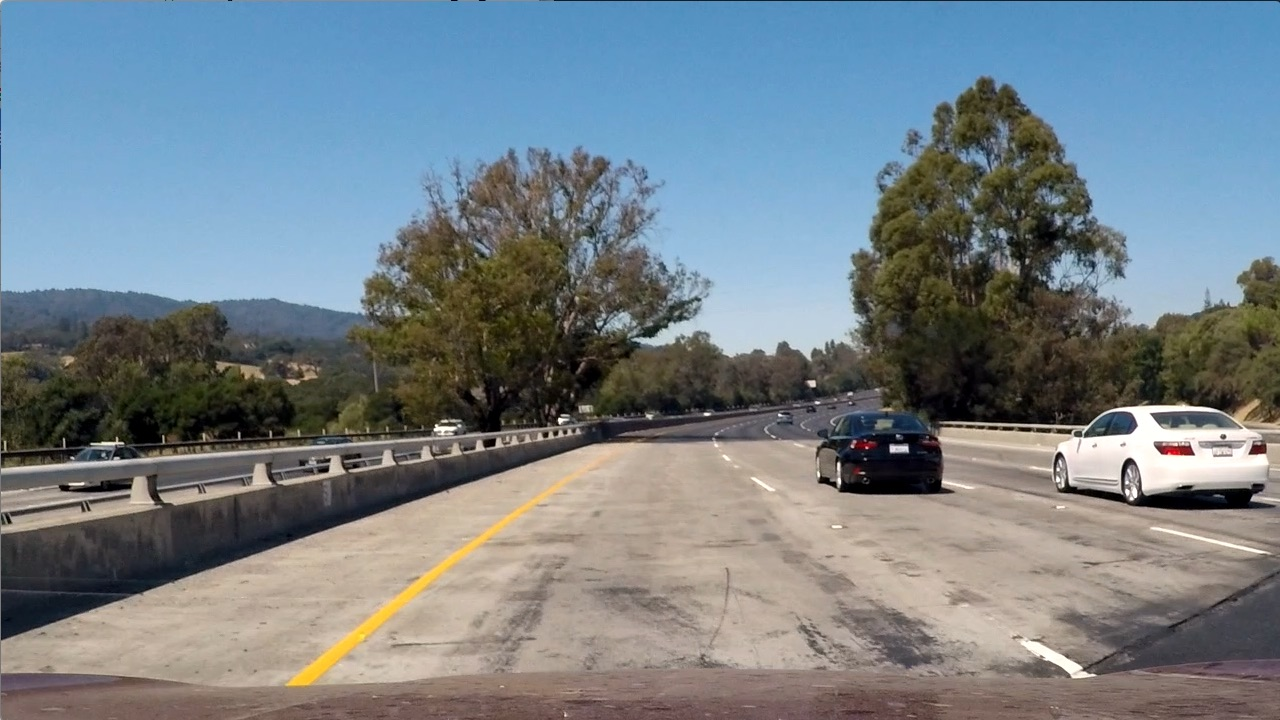
#> input picture test1.jpg, 1280 x 720 px
$ python -i AdvanceLanefinding_helperFunctions.py   (imports and definitions only)   (older library calls are emulated)
#> lines starting #> are read from the running program, lines starting #| are printed output that depends on the picture
'''Cell-3: Helper functions
1. abs_sobel_thresh
2. mag_thresh
3. dir_threshold
4. hls_select
5. rgb_select
6. get_binary_image
7. Line class
    - set_curvature
    - set_car_offset
    - sanity_check [later]
    - find_lane_pixels
    - update_lanes
    - display_lanes
'''
import numpy as np
import cv2
import matplotlib.pyplot as plt
import matplotlib.image as mpimg

# meters per pixel in X-direction
mpx_x = 3.8/780
# meters per pixel in Y-direction
mpx_y = 30/720

def abs_sobel_thresh(image, orient='x', sobel_kernel=3, thresh=(0, 255), nchannels = 1):
    # Convert to grayscale if the image is color
#> called with orient = 'x', sobel_kernel = 3, thresh = (0, 255), nchannels = 1
    if nchannels == 3:
        image   = cv2.cvtColor(image, cv2.COLOR_RGB2GRAY)

    if orient == 'x':
        sobel = cv2.Sobel(image, cv2.CV_64F, 1, 0, ksize = sobel_kernel)
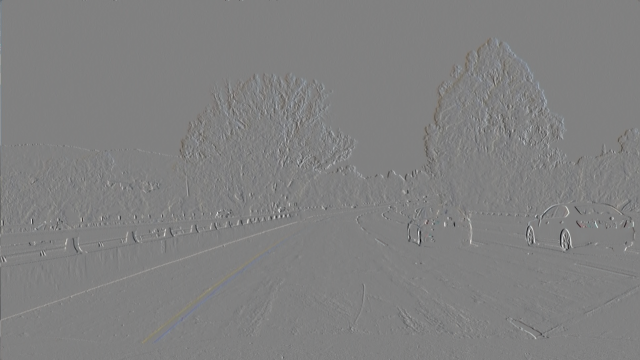
#> sobel: shape (720, 1280, 3) float64 (shown at 1/2 size); mean R, G, B 0, 0, 0; drawn with min black and max white
    else:
        sobel = cv2.Sobel(image, cv2.CV_64F, 0, 1, ksize = sobel_kernel)

    abs_sobel       = np.absolute(sobel)
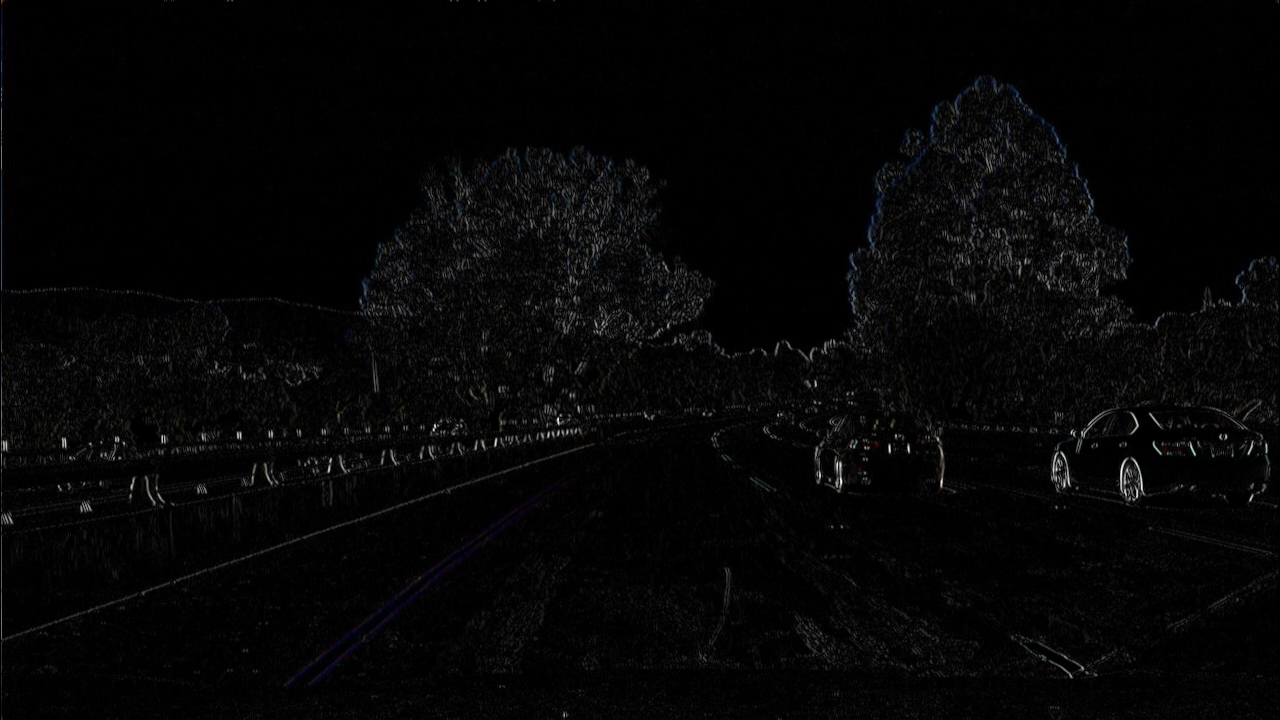
#> abs_sobel: shape (720, 1280, 3) float64; mean R, G, B 20.1, 19.9, 20.5; drawn with min black and max white
    scaled_sobel    = np.uint8(255*abs_sobel/np.max(abs_sobel))

    grad_binary     = np.zeros_like(scaled_sobel)
    grad_binary[(thresh[0] <= scaled_sobel) & (scaled_sobel <= thresh[1])] = 1
    return grad_binary

# [79 lines left out: functions mag_thresh, dir_threshold, hls_select, rgb_select, get_binary_image, not called in this run]

# Define a class to receive the characteristics of each line detection
from collections import deque
class Line():
    # [47 lines left out: functions __init__, update_curvature, set_detected, updateCounter, not called in this run]

    def reset_detected(self):
        # computes and updates the curvature for current fit
        self.detected = False

    def update_best_fit(self):
        self.best_fit = self.best_fit*0.7 + 0.3*self.current_fit

    def update_line_base_pos(self):
        # computes and updates the curvature for current fit
        self.line_base_pos = 0

    # [198 lines left out: functions update_lane_line, sanity_check, display_lanes, not called in this run]

>>> import cv2
>>> picture = cv2.cvtColor(cv2.imread('test1.jpg'), cv2.COLOR_BGR2RGB)
>>> result = abs_sobel_thresh(picture)
#> result: shape (720, 1280, 3); every value is 1

$ run again, on test4.jpg
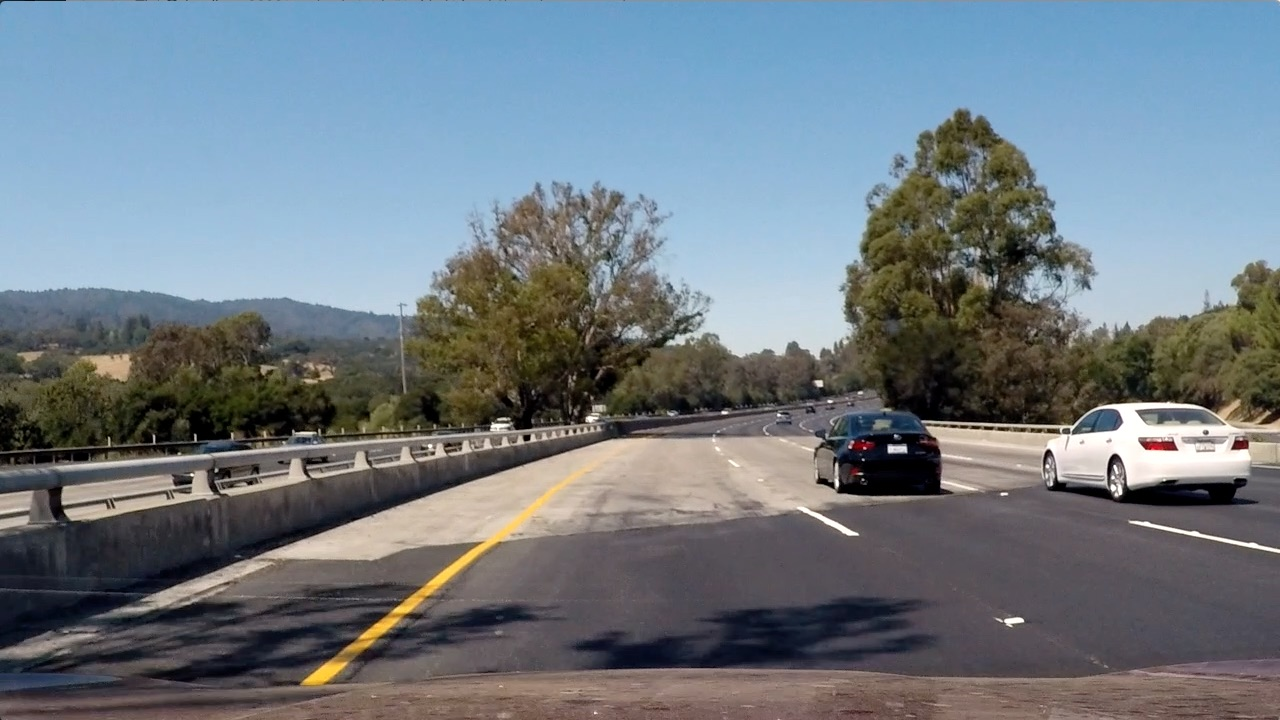
#> input picture test4.jpg, 1280 x 720 px
#> in abs_sobel_thresh, `sobel = cv2.Sobel(image, cv2.CV_64F, 1, 0, ksize = sobel_kernel)`:
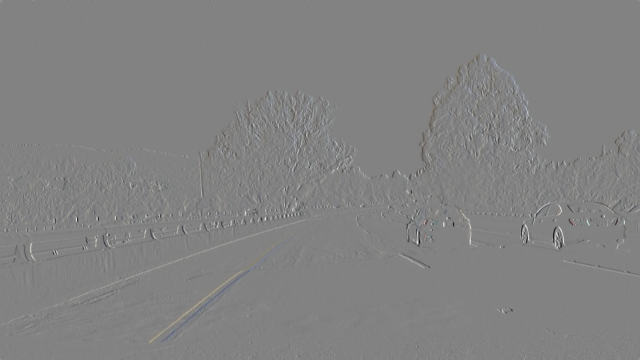
#> sobel: shape (720, 1280, 3) float64 (shown at 1/2 size); mean R, G, B 0.1, 0.1, 0; drawn with min black and max white
#> in abs_sobel_thresh, `abs_sobel       = np.absolute(sobel)`:
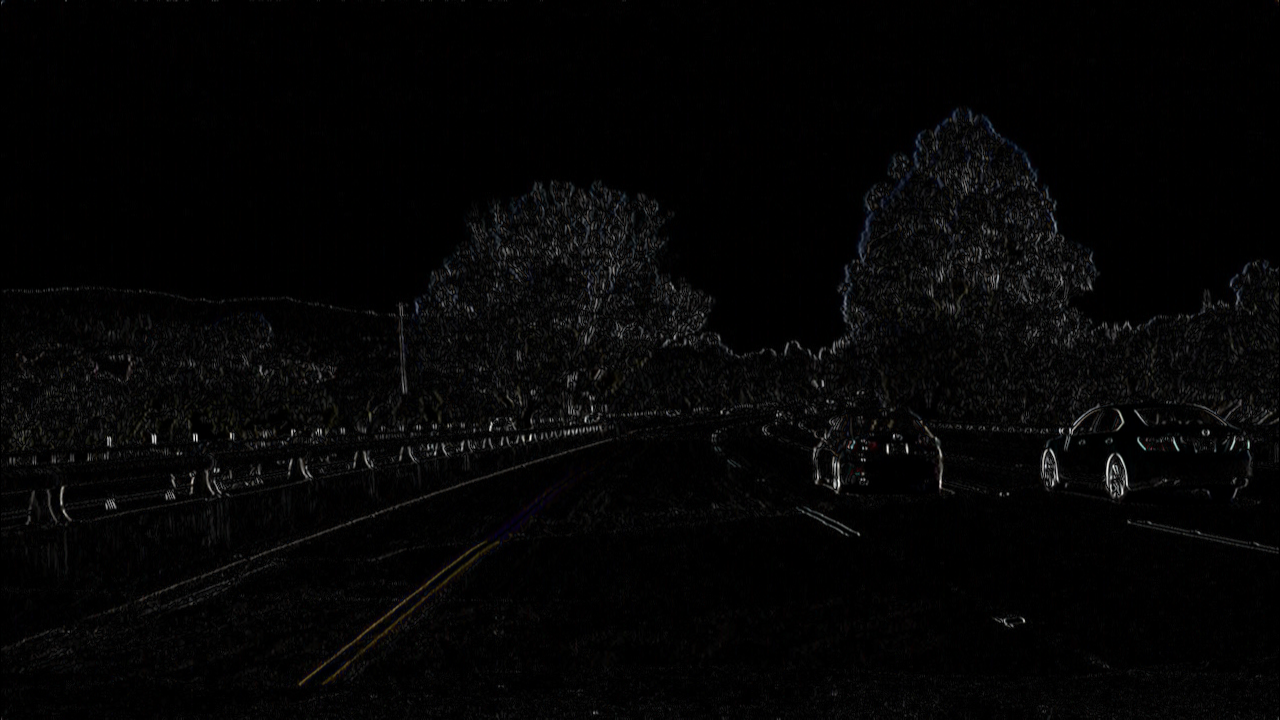
#> abs_sobel: shape (720, 1280, 3) float64; mean R, G, B 18.6, 18.3, 18.5; drawn with min black and max white
#> result: shape (720, 1280, 3); every value is 1

$ run again, on test6.jpg
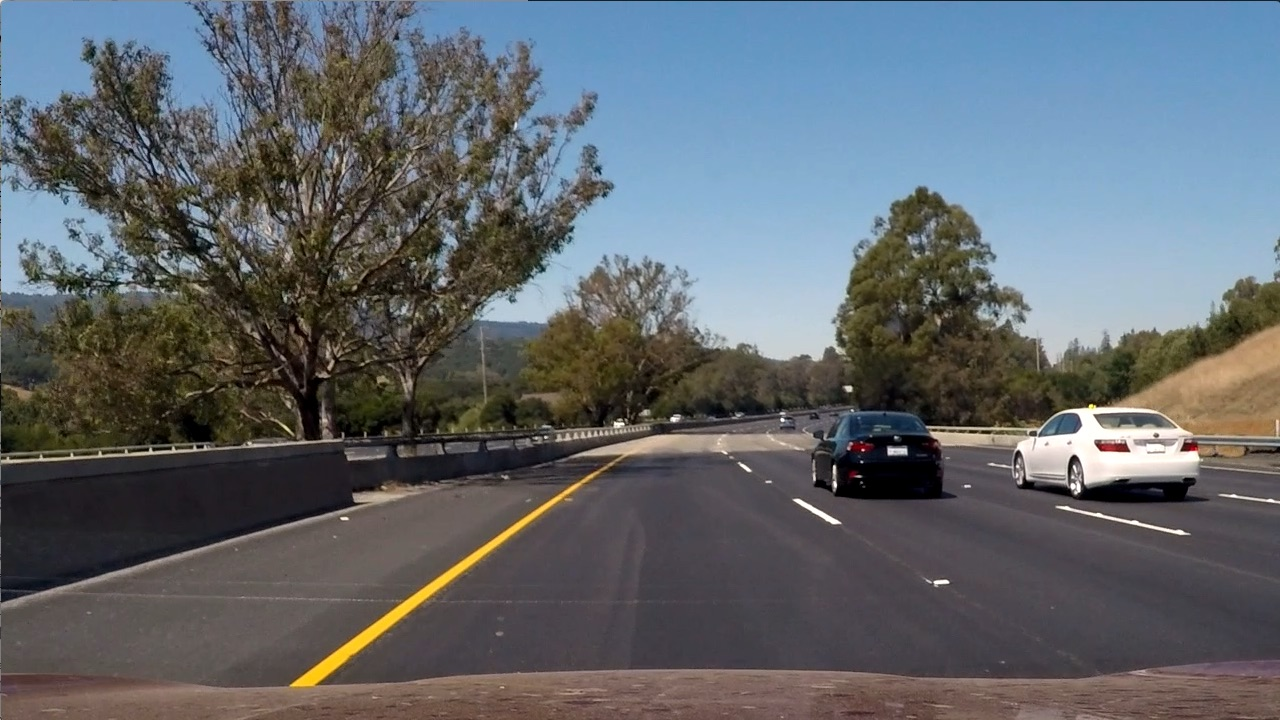
#> input picture test6.jpg, 1280 x 720 px
#> in abs_sobel_thresh, `sobel = cv2.Sobel(image, cv2.CV_64F, 1, 0, ksize = sobel_kernel)`:
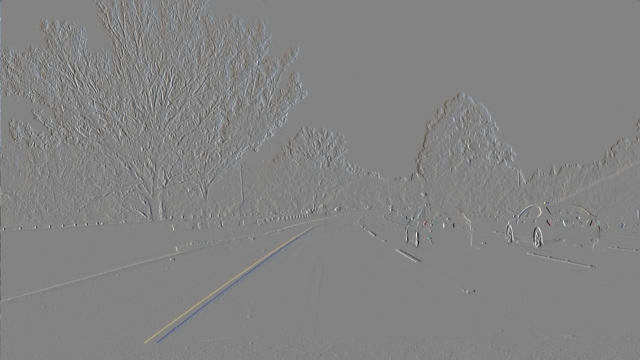
#> sobel: shape (720, 1280, 3) float64 (shown at 1/2 size); mean R, G, B 0.1, 0.1, 0.1; drawn with min black and max white
#> in abs_sobel_thresh, `abs_sobel       = np.absolute(sobel)`:
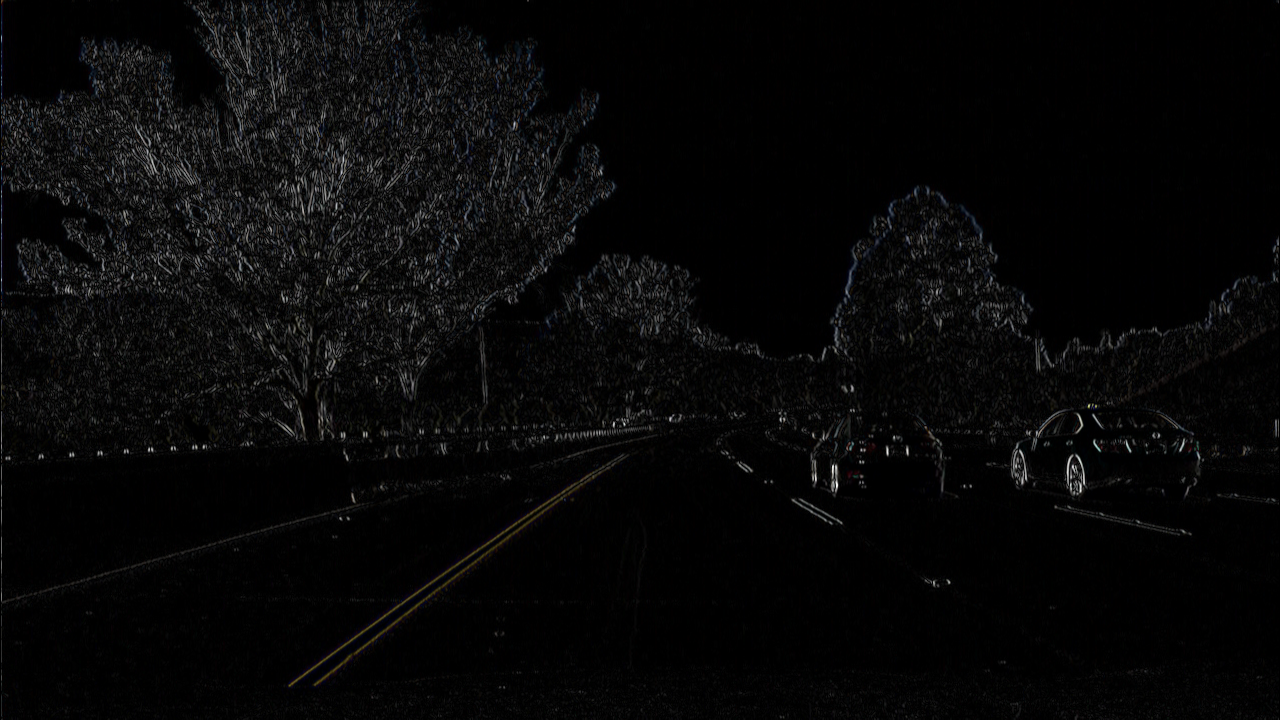
#> abs_sobel: shape (720, 1280, 3) float64; mean R, G, B 27.2, 27.1, 27.5; drawn with min black and max white
#> result: shape (720, 1280, 3); every value is 1
